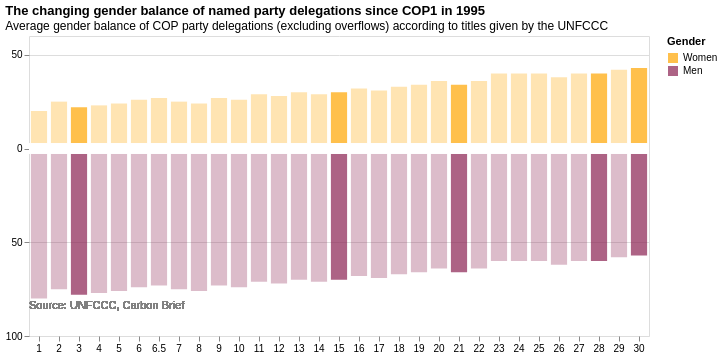

Specify this chart in Vega-Lite:
### Vega-Lite specification from a JSON file in a GitHub repository (floating-point values rounded to 4 significant figures)
{"$schema": "https://vega.github.io/schema/vega-lite/v6.json", "title": {"text": "The changing gender balance of named party delegations since COP1 in 1995", "subtitle": "Average gender balance of COP party delegations (excluding overflows) according to titles given by the UNFCCC", "anchor": "start"}, "data": {"values": [{"COP": 1, "Gender": "Women", "Percentage": 20}, {"COP": 1, "Gender": "Men", "Percentage": -80}, {"COP": 2, "Gender": "Women", "Percentage": 25}, {"COP": 2, "Gender": "Men", "Percentage": -75}, {"COP": 3, "Gender": "Women", "Percentage": 22}, {"COP": 3, "Gender": "Men", "Percentage": -78}, {"COP": 4, "Gender": "Women", "Percentage": 23}, {"COP": 4, "Gender": "Men", "Percentage": -77}, {"COP": 5, "Gender": "Women", "Percentage": 24}, {"COP": 5, "Gender": "Men", "Percentage": -76}, {"COP": 6, "Gender": "Women", "Percentage": 26}, {"COP": 6, "Gender": "Men", "Percentage": -74}, {"COP": 6.5, "Gender": "Women", "Percentage": 27}, {"COP": 6.5, "Gender": "Men", "Percentage": -73}, {"COP": 7, "Gender": "Women", "Percentage": 25}, {"COP": 7, "Gender": "Men", "Percentage": -75}, {"COP": 8, "Gender": "Women", "Percentage": 24}, {"COP": 8, "Gender": "Men", "Percentage": -76}, {"COP": 9, "Gender": "Women", "Percentage": 27}, {"COP": 9, "Gender": "Men", "Percentage": -73}, {"COP": 10, "Gender": "Women", "Percentage": 26}, {"COP": 10, "Gender": "Men", "Percentage": -74}, {"COP": 11, "Gender": "Women", "Percentage": 29}, {"COP": 11, "Gender": "Men", "Percentage": -71}, {"COP": 12, "Gender": "Women", "Percentage": 28}, {"COP": 12, "Gender": "Men", "Percentage": -72}, {"COP": 13, "Gender": "Women", "Percentage": 30}, {"COP": 13, "Gender": "Men", "Percentage": -70}, {"COP": 14, "Gender": "Women", "Percentage": 29}, {"COP": 14, "Gender": "Men", "Percentage": -71}, {"COP": 15, "Gender": "Women", "Percentage": 30}, {"COP": 15, "Gender": "Men", "Percentage": -70}, {"COP": 16, "Gender": "Women", "Percentage": 32}, {"COP": 16, "Gender": "Men", "Percentage": -68}, {"COP": 17, "Gender": "Women", "Percentage": 31}, {"COP": 17, "Gender": "Men", "Percentage": -69}, {"COP": 18, "Gender": "Women", "Percentage": 33}, {"COP": 18, "Gender": "Men", "Percentage": -67}, {"COP": 19, "Gender": "Women", "Percentage": 34}, {"COP": 19, "Gender": "Men", "Percentage": -66}, {"COP": 20, "Gender": "Women", "Percentage": 36}, {"COP": 20, "Gender": "Men", "Percentage": -64}, {"COP": 21, "Gender": "Women", "Percentage": 34}, {"COP": 21, "Gender": "Men", "Percentage": -66}, {"COP": 22, "Gender": "Women", "Percentage": 36}, {"COP": 22, "Gender": "Men", "Percentage": -64}, {"COP": 23, "Gender": "Women", "Percentage": 40}, {"COP": 23, "Gender": "Men", "Percentage": -60}, {"COP": 24, "Gender": "Women", "Percentage": 40}, {"COP": 24, "Gender": "Men", "Percentage": -60}, {"COP": 25, "Gender": "Women", "Percentage": 40}, {"COP": 25, "Gender": "Men", "Percentage": -60}, {"COP": 26, "Gender": "Women", "Percentage": 38}, {"COP": 26, "Gender": "Men", "Percentage": -62}, {"COP": 27, "Gender": "Women", "Percentage": 40}, {"COP": 27, "Gender": "Men", "Percentage": -60}, {"COP": 28, "Gender": "Women", "Percentage": 40}, {"COP": 28, "Gender": "Men", "Percentage": -60}, {"COP": 29, "Gender": "Women", "Percentage": 42}, {"COP": 29, "Gender": "Men", "Percentage": -58}, {"COP": 30, "Gender": "Women", "Percentage": 43}, {"COP": 30, "Gender": "Men", "Percentage": -57}]}, "layer": [{"mark": {"type": "bar", "width": {"band": 0.9}}, "encoding": {"x": {"field": "COP", "type": "ordinal", "axis": {"labelAngle": 0, "title": null, "domain": false}}, "y": {"field": "Percentage", "type": "quantitative", "scale": {"domain": [-100, 50]}, "axis": {"title": "", "labelExpr": "abs(datum.value)", "values": [-100, -50, 0, 50], "domain": false}}, "color": {"field": "Gender", "type": "nominal", "scale": {"domain": ["Women", "Men"], "range": ["#FFA500", "#8B2252"]}, "legend": {"orient": "right"}}, "opacity": {"condition": {"test": "datum.COP == 3 || datum.COP == 15 || datum.COP == 21 || datum.COP == 28 || datum.COP == 30", "value": 0.7}, "value": 0.3}}}, {"mark": {"type": "rule", "color": "white", "strokeWidth": 10}, "encoding": {"y": {"datum": 0}}}, {"mark": {"type": "text", "dx": -310, "dy": 120, "fontSize": 11, "color": "gray", "align": "left"}, "encoding": {"text": {"value": "Source: UNFCCC, Carbon Brief"}}}], "config": {}}
